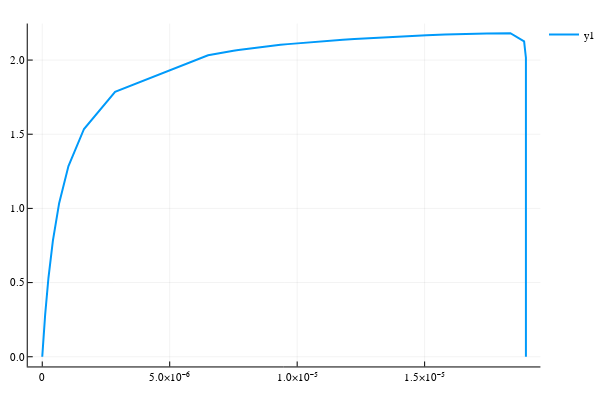

Source (notebook cell):
### Markdown cell above
## X vs D (τ = 0)

### Code cell
τ = 0.0;
mupdatant = Chemostat.v1.FBA.μ.(fbaress, wpdata, τ);
Xpdatant = Chemostat.v1.FBA.X.(fbaress,mupdatant,1);
X_vs_Dpdata = plot((mupdatant, Xpdatant), lw = 2)

### Figure 1 — Plotly figure (JSON) as saved in the notebook; plotly's stock layout.template omitted (floating-point values rounded to 4 significant figures; data arrays with more than 128 entries replaced by an {"elided": "..."} marker saying what was removed)
{"data": [{"colorbar": {"title": ""}, "hoverinfo": "text", "legendgroup": "y1", "line": {"color": "rgba(0, 154, 250, 1.000)", "dash": "solid", "shape": "linear", "width": 2}, "mode": "lines", "name": "y1", "showlegend": true, "text": {"elided": "255 null values"}, "type": "scatter", "x": {"elided": "255 float values"}, "xaxis": "x1", "y": {"elided": "255 float values"}, "yaxis": "y1"}], "layout": {"annotations": [], "height": 400, "legend": {"bgcolor": "rgba(255, 255, 255, 1.000)", "bordercolor": "rgba(0, 0, 0, 1.000)", "font": {"color": "rgba(0, 0, 0, 1.000)", "family": "sans-serif", "size": 11}, "tracegroupgap": 0, "x": 1, "y": 1}, "margin": {"b": 20, "l": 0, "r": 0, "t": 20}, "paper_bgcolor": "rgba(255, 255, 255, 1.000)", "plot_bgcolor": "rgba(255, 255, 255, 1.000)", "showlegend": true, "width": 600, "xaxis": {"anchor": "y1", "domain": [0.05101, 0.9934], "gridcolor": "rgba(0, 0, 0, 0.100)", "gridwidth": 0.5, "linecolor": "rgba(0, 0, 0, 1.000)", "mirror": false, "range": [-5.692e-07, 1.954e-05], "showgrid": true, "showline": true, "showticklabels": true, "tickangle": 0, "tickcolor": "rgb(0, 0, 0)", "tickfont": {"color": "rgba(0, 0, 0, 1.000)", "family": "sans-serif", "size": 11}, "tickmode": "array", "ticks": "inside", "ticktext": ["0", "5.0×10⁻⁶", "1.0×10⁻⁵", "1.5×10⁻⁵"], "tickvals": [0, 5e-06, 1e-05, 1.5e-05], "title": "", "titlefont": {"color": "rgba(0, 0, 0, 1.000)", "family": "sans-serif", "size": 15}, "type": "-", "visible": true, "zeroline": false, "zerolinecolor": "rgba(0, 0, 0, 1.000)"}, "yaxis": {"anchor": "x1", "domain": [0.03762, 0.9902], "gridcolor": "rgba(0, 0, 0, 0.100)", "gridwidth": 0.5, "linecolor": "rgba(0, 0, 0, 1.000)", "mirror": false, "range": [-0.06542, 2.246], "showgrid": true, "showline": true, "showticklabels": true, "tickangle": 0, "tickcolor": "rgb(0, 0, 0)", "tickfont": {"color": "rgba(0, 0, 0, 1.000)", "family": "sans-serif", "size": 11}, "tickmode": "array", "ticks": "inside", "ticktext": ["0.0", "0.5", "1.0", "1.5", "2.0"], "tickvals": [0, 0.5, 1, 1.5, 2], "title": "", "titlefont": {"color": "rgba(0, 0, 0, 1.000)", "family": "sans-serif", "size": 15}, "type": "-", "visible": true, "zeroline": false, "zerolinecolor": "rgba(0, 0, 0, 1.000)"}}}
